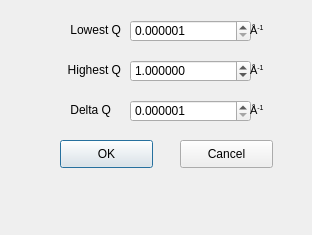
<?xml version="1.0" encoding="UTF-8"?>
<ui version="4.0">
 <class>SaveExtrapolatedPanel</class>
 <widget class="QDialog" name="SaveExtrapolatedPanel">
  <property name="geometry">
   <rect>
    <x>0</x>
    <y>0</y>
    <width>312</width>
    <height>235</height>
   </rect>
  </property>
  <property name="minimumSize">
   <size>
    <width>0</width>
    <height>0</height>
   </size>
  </property>
  <property name="windowTitle">
   <string>Dialog</string>
  </property>
  <widget class="QDoubleSpinBox" name="spnLow">
   <property name="geometry">
    <rect>
     <x>130</x>
     <y>20</y>
     <width>121</width>
     <height>22</height>
    </rect>
   </property>
   <property name="decimals">
    <number>6</number>
   </property>
   <property name="minimum">
    <double>0.000001000000000</double>
   </property>
   <property name="maximum">
    <double>100.000000000000000</double>
   </property>
  </widget>
  <widget class="QDoubleSpinBox" name="spnHigh">
   <property name="geometry">
    <rect>
     <x>130</x>
     <y>60</y>
     <width>121</width>
     <height>22</height>
    </rect>
   </property>
   <property name="decimals">
    <number>6</number>
   </property>
   <property name="minimum">
    <double>0.000001000000000</double>
   </property>
   <property name="maximum">
    <double>100.000000000000000</double>
   </property>
   <property name="value">
    <double>1.000000000000000</double>
   </property>
  </widget>
  <widget class="QDoubleSpinBox" name="spnDelta">
   <property name="geometry">
    <rect>
     <x>130</x>
     <y>100</y>
     <width>121</width>
     <height>22</height>
    </rect>
   </property>
   <property name="decimals">
    <number>6</number>
   </property>
   <property name="minimum">
    <double>0.000001000000000</double>
   </property>
   <property name="maximum">
    <double>100.000000000000000</double>
   </property>
  </widget>
  <widget class="QLabel" name="lblLow">
   <property name="geometry">
    <rect>
     <x>60</x>
     <y>20</y>
     <width>61</width>
     <height>20</height>
    </rect>
   </property>
   <property name="text">
    <string>Lowest Q</string>
   </property>
   <property name="alignment">
    <set>Qt::AlignRight|Qt::AlignTrailing|Qt::AlignVCenter</set>
   </property>
  </widget>
  <widget class="QLabel" name="lblHigh">
   <property name="geometry">
    <rect>
     <x>50</x>
     <y>60</y>
     <width>71</width>
     <height>20</height>
    </rect>
   </property>
   <property name="text">
    <string>Highest Q</string>
   </property>
   <property name="alignment">
    <set>Qt::AlignRight|Qt::AlignTrailing|Qt::AlignVCenter</set>
   </property>
  </widget>
  <widget class="QLabel" name="lblDelta">
   <property name="geometry">
    <rect>
     <x>60</x>
     <y>100</y>
     <width>51</width>
     <height>20</height>
    </rect>
   </property>
   <property name="text">
    <string>Delta Q</string>
   </property>
   <property name="alignment">
    <set>Qt::AlignRight|Qt::AlignTrailing|Qt::AlignVCenter</set>
   </property>
  </widget>
  <widget class="QLabel" name="units1">
   <property name="geometry">
    <rect>
     <x>250</x>
     <y>20</y>
     <width>15</width>
     <height>22</height>
    </rect>
   </property>
   <property name="text">
    <string>&lt;html&gt;&lt;head/&gt;&lt;body&gt;&lt;p&gt;&lt;span style=&quot; font-size:8pt;&quot;&gt;Å&lt;/span&gt;&lt;span style=&quot; font-size:8pt; vertical-align:super;&quot;&gt;-1&lt;/span&gt;&lt;/p&gt;&lt;/body&gt;&lt;/html&gt;</string>
   </property>
  </widget>
  <widget class="QLabel" name="units2">
   <property name="geometry">
    <rect>
     <x>250</x>
     <y>60</y>
     <width>15</width>
     <height>22</height>
    </rect>
   </property>
   <property name="text">
    <string>&lt;html&gt;&lt;head/&gt;&lt;body&gt;&lt;p&gt;&lt;span style=&quot; font-size:8pt;&quot;&gt;Å&lt;/span&gt;&lt;span style=&quot; font-size:8pt; vertical-align:super;&quot;&gt;-1&lt;/span&gt;&lt;/p&gt;&lt;/body&gt;&lt;/html&gt;</string>
   </property>
  </widget>
  <widget class="QLabel" name="units3">
   <property name="geometry">
    <rect>
     <x>250</x>
     <y>100</y>
     <width>15</width>
     <height>22</height>
    </rect>
   </property>
   <property name="text">
    <string>&lt;html&gt;&lt;head/&gt;&lt;body&gt;&lt;p&gt;&lt;span style=&quot; font-size:8pt;&quot;&gt;Å&lt;/span&gt;&lt;span style=&quot; font-size:8pt; vertical-align:super;&quot;&gt;-1&lt;/span&gt;&lt;/p&gt;&lt;/body&gt;&lt;/html&gt;</string>
   </property>
  </widget>
  <widget class="QPushButton" name="cmdOK">
   <property name="geometry">
    <rect>
     <x>60</x>
     <y>140</y>
     <width>93</width>
     <height>28</height>
    </rect>
   </property>
   <property name="text">
    <string>OK</string>
   </property>
  </widget>
  <widget class="QPushButton" name="cmdCancel">
   <property name="geometry">
    <rect>
     <x>180</x>
     <y>140</y>
     <width>93</width>
     <height>28</height>
    </rect>
   </property>
   <property name="text">
    <string>Cancel</string>
   </property>
  </widget>
 </widget>
 <resources/>
 <connections/>
</ui>
